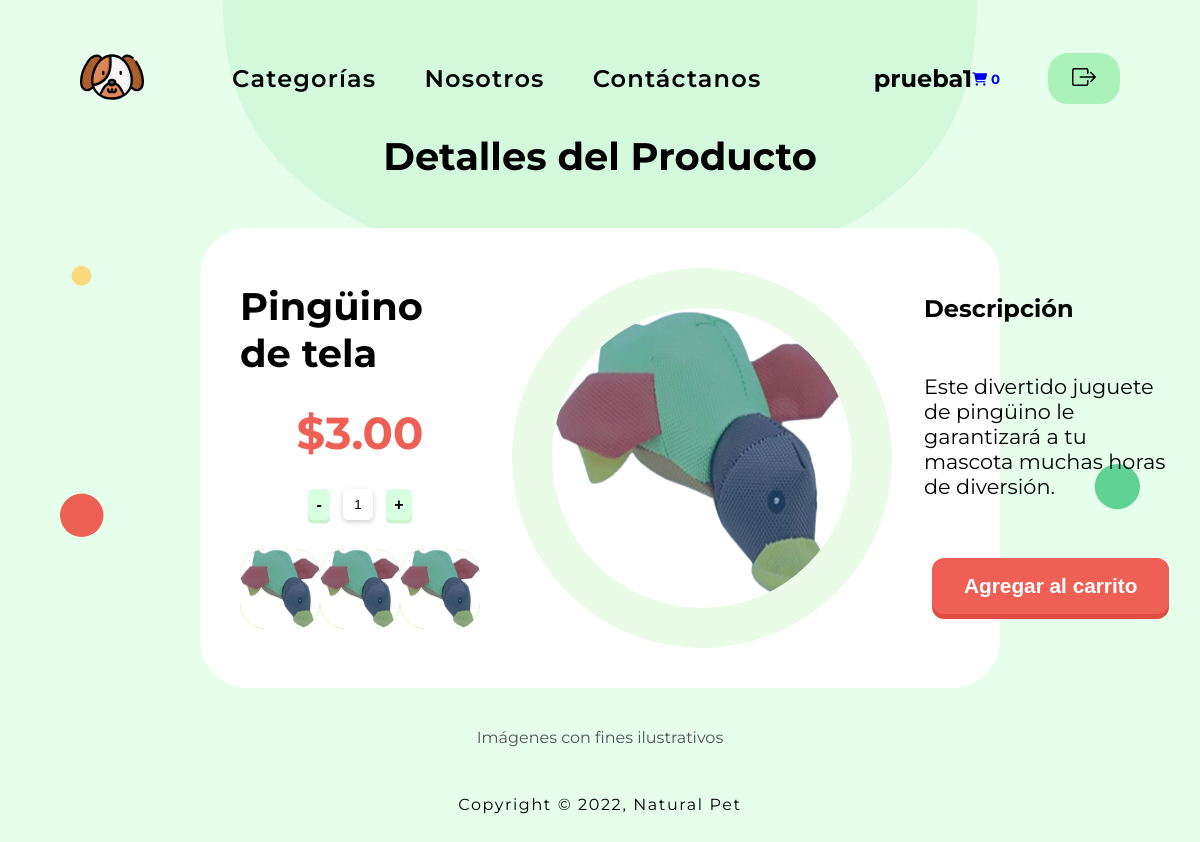
Screenshot of /paginas/producto2.php (signed in) with the database file from the repository.
### tables this page shows
CREATE TABLE IF NOT EXISTS `productos` (
  `IDProducto` int(5) UNSIGNED ZEROFILL NOT NULL AUTO_INCREMENT,
  `IDCategoria` int(5) UNSIGNED ZEROFILL NOT NULL,
  `producto` varchar(250) NOT NULL,
  `descripcion` varchar(300) NOT NULL,
  `precio` double(10,2) NOT NULL,
  `imagen` varchar(255) NOT NULL,
  `href` varchar(255) NOT NULL,
  PRIMARY KEY (`IDProducto`),
  KEY `IDCategoria` (`IDCategoria`)
);

### paginas/producto2.php (the view, shortened to what this page needs)
<?php
    include ("../php/config.php");
?>
<!DOCTYPE html>
<html lang="en" class="bg-products">
<?php include ("../php/headproduct.php");?>
<body>
    <?php include ("../php/headerproductos.php") ?>
    <main>
        <h1>Detalles del Producto</h1>
        <section class="producto">
            <?php
                    $sql = "SELECT * FROM productos WHERE IDCategoria = '00001' AND IDProducto = '00002' ";
                    $resul = mysqli_query($conn, $sql);
                    if (mysqli_num_rows($resul) > 0) {
                        while ($row = mysqli_fetch_array($resul)) {
            ?>
                    <form method="POST" action="">
                        <div class="izq">
                            <h1><?php echo $row['producto']; ?></h1>
                            <p style="margin-bottom: 0rem;">$<?php echo $row['precio']; ?></p>
                            <div class="cantidad">
                                <input type="number" name="item_cantidad" min="1" max="100" value="1" readonly />
                            </div>
                            <div class="cajitas">
                                <a href=""><img src="../img/<?php echo $row['imagen']; ?>" alt=""></a>
                                <a href=""><img src="../img/<?php echo $row['imagen']; ?>" alt=""></a>
                                <a href=""><img src="../img/<?php echo $row['imagen']; ?>" alt=""></a>
                            </div>
                        </div>
                        <div class="cen">
                            <div class="circle">
                                <img src="../img/<?php echo $row['imagen']; ?>" alt="">
                            </div>
                        </div>
                        <div class="der">
                            <h2>Descripción</h2>
                            <p style="margin-bottom: 0;"><?php echo $row['descripcion']; ?></p>
                            <form action="" method="POST">
                            <div id="btnpro">
                                <input class="btn vermas" type="submit" name="agregar" value="Agregar al carrito">
                            </div>
                            </form>
                        </div>
                    </form>
                <?php
                    }
                }
            ?>
        </section>
    </main>
    <div class="text1"><p>Imágenes con fines ilustrativos</p></div>
    <?php include ("../php/footer.php") ?>
</body>
</html>

### css/products.css (style rules this page uses)
* { margin: 0; padding: 0; }
:root { --color-primary: #ffffff; --color-secondary: #232323; --text-primary: #1f1f1f; --text-secondary: #707070; --bg-greendark: #D4F8DC; --bg-greenlight: #E6FFEB; }
a { text-decoration: none; }
html { background-color: var(--bg-greenlight); }
.bg-products { background-image: url(../svg/product.svg); background-repeat: no-repeat; background-size: 90%; background-position: top center; }
body { font-family: 'Montserrat'; }
main { display: flex; flex-direction: column; align-items: center; justify-content: center; margin-left: 15rem; margin-right: 15rem; }
main h1 { font-size: 2.4rem; margin-bottom: 1rem; }
main p { font-size: 1.3rem; margin-bottom: 2.5rem; }
.cantidad { display: flex; justify-content: center; }
.cantidad input { border: none; outline: none; padding: 0.5rem; border-radius: 5px; margin: 0 0.8rem !important; box-shadow: 0 2px 5px rgb(206, 206, 206); }
#btnpro { display: flex; justify-content: center }
.btn { border-radius: 12px; padding: 1rem 2rem; font-size: 1.3rem; text-decoration: none; margin: 0.5rem; color: #fff; position: relative; display: inline-block; border: none; }
.vermas { font-weight: 600; background-color: #EE6055; box-shadow: 0px 5px 0px 0px #df4d42; }
.producto { background-color: #ffffff; width: 100%; border-radius: 48px; display: flex; margin-top: 2rem; padding: 2.5rem; }
form { height: auto; width: 100%; display: flex; }
.izq { display: flex; flex-direction: column; justify-content: space-around; padding-right: 2rem; width: 100%; }
.izq p { color: #EE6055; font-size: 2.8rem; font-weight: bold; align-self: center; margin-bottom: 0rem; }
.izq h1 { align-self: center; margin: 0; }
.cen { display: flex; justify-content: center; align-items: center; width: 100%; }
.der { display: flex; flex-direction: column; justify-content: space-around; padding-left: 2rem; width: 100%; }
.cajitas { display: flex; justify-content: space-between; }
.cajitas img { border-radius: 26px; height: 5rem; width: 5rem; background-color: yellowgreen; }
.cen img { border-radius: 50%; height: 300px; left: 10px; top: 210px; width: 300px; }
.circle { display: flex; justify-content: center; align-items: center; background-color: #eafce8; border-radius: 50%; height: 380px; left: 10px; top: 210px; width: 380px; }
.text1 { display: flex; justify-content: center; align-items: center; margin-top: 2.5rem; color: rgb(82, 82, 82); }

### rows the page displays
productos: producto "Pingüino de tela", precio "3.00", imagen (picture), descripcion "Este divertido juguete de pingüino le garantizará a tu mascota muchas horas de diversión."

### other values shown
$_SESSION['usuario'] "prueba1"
